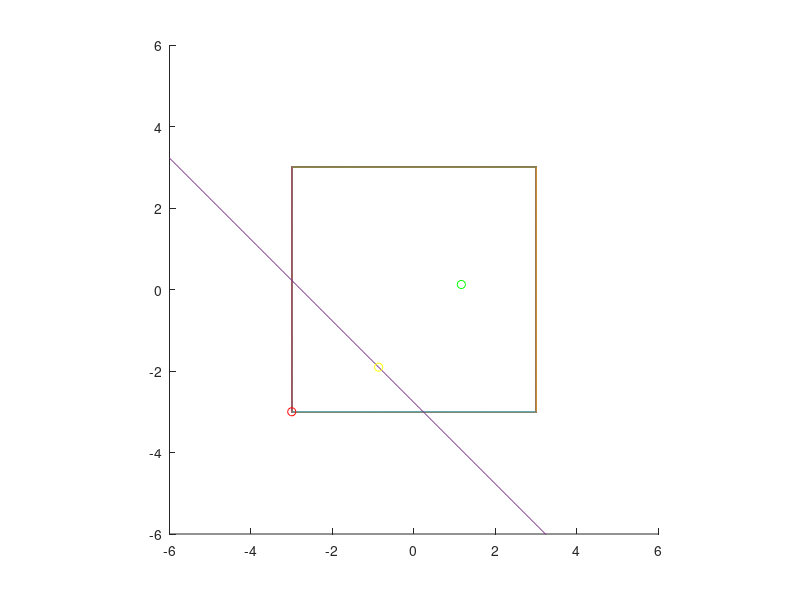

Here is the MATLAB script that generated this plot:
clear all;
uMax = 3;
uMin = -3;
x = [uMin:0.01:uMax];
X = 2*x;
nx = numel(x);
y = [uMin:0.01:uMax];
Y = 2*y;
ny = numel(y);
vx = -10;
vy = -10;
% vx * x + vy * y - B = 0 implies y = -vx/vy * x + B
M = -vx/vy;
C = -27.75;
B = -C/vy;
l = @(x,y) vx*x + vy*y + C;
% optimal controller
uxo = (vx>=0)*uMax + (vx<0)*uMin;
uyo = (vy>=0)*uMax + (vy<0)*uMin;
% goal controller
uxg = (uMax-uMin)*rand + uMin;
uyg = (uMax-uMin)*rand + uMin;

% feasible controller:
h = l(uxg, uyg);
if h > 0
    uxf = uxg;
    uyf = uyg;
else
    % finding line - square intercepts
    signs = [l(uMin, uMin)>0, l(uMin, uMax)>0, ...
        l(uMax, uMax)>0, l(uMax, uMin)>0, l(uMin, uMin)>0];
    cutIndicator = abs(diff(signs)) == 1;
    Ax = [vx, vy; 1, 0];
    Ay = [vx, vy; 0, 1];
    Cm = [-C, -C; uMin, uMax];
    intx = inv(Ax)*Cm;
    inty = inv(Ay)*Cm;
    int = [intx(:,1)'; inty(:,2)'; intx(:,2)'; inty(:,1)'];
    candidates = int(cutIndicator,:);
    d = candidates(1,:)-[uxg, uyg];
    D = candidates(1,:) - candidates(2,:);
    uf = candidates(1,:) - (D * d' * D / norm(D)^2);
    if (uf(:,1)>uMax | uf(:,1)<uMin | uf(:,2)>uMax | uf(:,2)<uMin)
        normsToCandidates = apply(@(x)norm(x),(candidates - repmat([uxg, uyg], 2, 1)));
        uf = candidates(normsToCandidates == min(normsToCandidates),:);
    end
    uxf = uf(1); uyf = uf(2);
end

signs = [l(uMin, uMin)>0, l(uMin, uMax)>0, ...
        l(uMax, uMax)>0, l(uMax, uMin)>0, l(uMin, uMin)>0];

% plotting
fig = figure(1); clf(fig); hold on;
% plotting controller domain
plot(x, repmat(uMin, ny));
plot(x, repmat(uMax, ny));
plot(repmat(uMin,nx), y);
plot(repmat(uMax,nx), y);
% plotting line min gradV.f=0;
plot(X,M*X+B);
% plotting controllers
plot(uxo, uyo, 'ro');
plot(uxg, uyg, 'go');
plot(uxf, uyf, 'yo');
% axis settings
axis([uMin, uMax, uMin, uMax]*2);
axis square;
